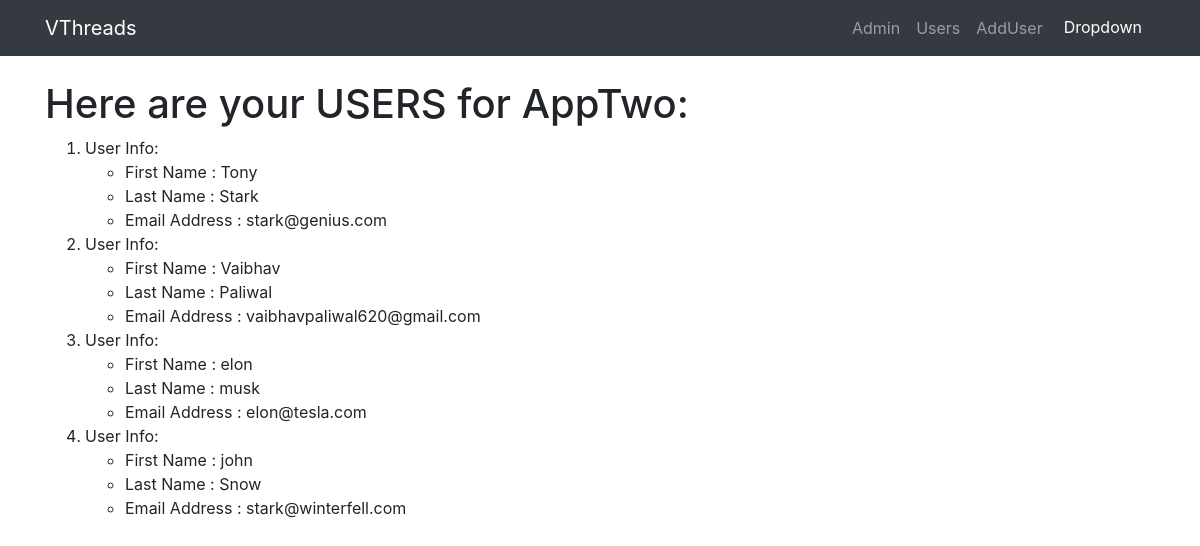
The app's page /AppTwo/users/ with its own data.
### AppTwo/models.py (models this page shows)
class User(models.Model):
    first_name = models.CharField(max_length=128)
    last_name = models.CharField(max_length=128)
    email = models.EmailField(max_length=128, unique=True)

### AppTwo/views.py (the view)
# urls.py: path("users/", views.users, name="users"),
def users(request):
    user_list = User.objects.order_by("first_name")
    user_dict = {'users': user_list}
    return render(request, 'appTwo/users.html', user_dict)

### templates/appTwo/users.html
<!DOCTYPE html>
{% extends 'appTwo/base.html' %}
{% block body_block %}
    <h1>Here are your USERS for AppTwo: </h1>
    {% if users %}
        <ol>
            {% for person in users %}
                <li>User Info: </li>
                <ul>
                    <li>First Name : {{ person.first_name }}</li>
                    <li>Last Name : {{ person.last_name }}</li>
                    <li>Email Address : {{ person.email }}</li>
                </ul>
            {% endfor %}
        </ol>
    {% endif %}
{% endblock %}

### templates/appTwo/base.html (shortened to what this page needs)
<!DOCTYPE html>
<html lang="en">
<head>
  <link rel="stylesheet" href="https://use.fontawesome.com/releases/v5.0.13/css/all.css">
  <link rel="stylesheet" href="https://stackpath.bootstrapcdn.com/bootstrap/4.1.1/css/bootstrap.min.css">
</head>
<body>
    <nav class="navbar navbar-expand-sm navbar-dark bg-dark mb-4">
        <div class="container">
            <a href="{% url 'AppTwo:index' %}" class="navbar-brand">VThreads</a>
            <div class="collapse navbar-collapse" id="navbarNav">
                <ul class="navbar-nav ml-auto">
                    <li class="nav-item"><a href="{% url 'admin:index' %}" class="nav-link">Admin</a></li>
                    <li class="nav-item"><a href="{% url 'AppTwo:users' %}" class="nav-link">Users</a></li>
                    <li class="nav-item"><a href="{% url 'AppTwo:add_new_user' %}" class="nav-link">AddUser</a></li>
                    <div class="dropdown">
                        <button class="btn btn-dark" data-toggle="dropdown">Dropdown</button>
                    </div>
                </ul>
            </div>
        </div>
    </nav>
    <div class="container">
        {% block body_block %}
        {% endblock %}
    </div>
</body>
</html>

### records on screen
User: first_name "Tony", last_name "Stark", email "stark@genius.com"
User: first_name "Vaibhav", last_name "Paliwal", email "vaibhavpaliwal620@gmail.com"
User: first_name "elon", last_name "musk", email "elon@tesla.com"
User: first_name "john", last_name "Snow", email "stark@winterfell.com"
